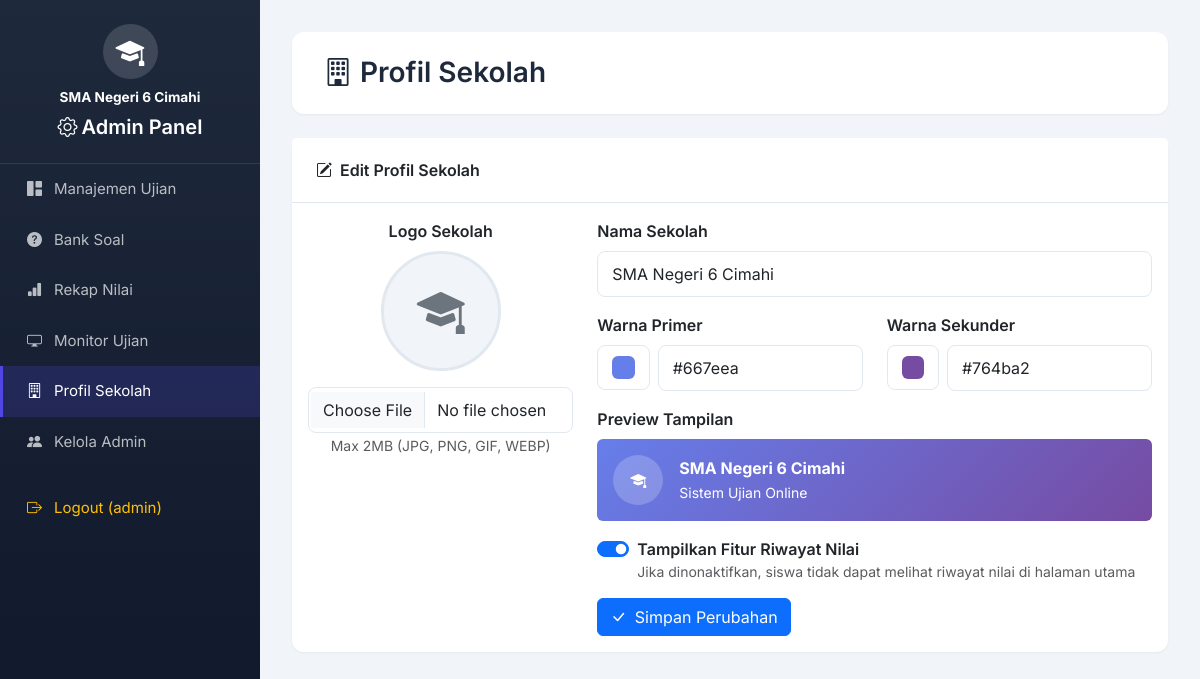
The app's page /admin/profil_sekolah.php (signed in) with its own data.
### tables this page shows
CREATE TABLE `konfigurasi_sekolah` (
  `id` int NOT NULL AUTO_INCREMENT,
  `nama_sekolah` varchar(255) NOT NULL DEFAULT 'SMA Negeri 6 Cimahi',
  `logo` varchar(255) DEFAULT NULL,
  `warna_primer` varchar(20) DEFAULT '#667eea',
  `warna_sekunder` varchar(20) DEFAULT '#764ba2',
  `tampilkan_riwayat` enum('ya','tidak') DEFAULT 'ya',
  `created_at` timestamp NULL DEFAULT CURRENT_TIMESTAMP,
  `updated_at` timestamp NULL DEFAULT CURRENT_TIMESTAMP ON UPDATE CURRENT_TIMESTAMP,
  PRIMARY KEY (`id`)
);

### config/init_sekolah.php (called while the page is built, shortened)
<?php
$konfigurasi_cache = null;
function getKonfigurasiSekolah($conn) {
    global $konfigurasi_cache;
    if ($konfigurasi_cache !== null) {
        return $konfigurasi_cache;
    }
    $result = $conn->query("SELECT * FROM konfigurasi_sekolah LIMIT 1");
    $konfigurasi_cache = $result->fetch_assoc();
    return $konfigurasi_cache;
}
?>

### admin/profil_sekolah.php (the view, shortened to what this page needs)
<?php
require_once '../config/init_sekolah.php';
$sekolah = getKonfigurasiSekolah($conn);
$sekolah = getKonfigurasiSekolah($conn);
?>
<!DOCTYPE html>
<html lang="id">
<head>
    <link href="../vendor/bootstrap/bootstrap.min.css" rel="stylesheet">
    <link rel="stylesheet" href="../vendor/bootstrap-icons/bootstrap-icons.min.css">
    <link href="../vendor/fonts/inter.css" rel="stylesheet">
<body>
    <div class="sidebar" id="sidebar">
        <div class="sidebar-brand">
            <div class="school-logo">
                <i class="bi bi-mortarboard-fill" style="font-size: 1.8rem;"></i>
            </div>
            <div class="text-white fw-bold" style="font-size: 0.85rem;"><?= htmlspecialchars($sekolah['nama_sekolah']) ?></div>
            <h5 class="mt-2"><i class="bi bi-gear me-1"></i>Admin Panel</h5>
        </div>
        <div class="sidebar-menu">
            <a href="index.php"><i class="bi bi-grid-1x2-fill"></i> Manajemen Ujian</a>
            <a href="tambah_soal.php"><i class="bi bi-question-circle-fill"></i> Bank Soal</a>
            <a href="rekap_nilai.php"><i class="bi bi-bar-chart-fill"></i> Rekap Nilai</a>
            <a href="monitor_ujian.php"><i class="bi bi-display"></i> Monitor Ujian</a>
            <a href="profil_sekolah.php" class="active"><i class="bi bi-building"></i> Profil Sekolah</a>
            <?php if (isset($_SESSION['admin_role']) && $_SESSION['admin_role'] === 'super_admin'): ?>
            <a href="manage_users.php"><i class="bi bi-people-fill"></i> Kelola Admin</a>
            <?php endif; ?>
            <a href="logout.php" class="text-warning mt-3"><i class="bi bi-box-arrow-right"></i> Logout (<?= htmlspecialchars($_SESSION['admin_username']) ?>)</a>
        </div>
    </div>
    <div class="main-content">
        <div class="page-header animate-fade-in">
            <h3><i class="bi bi-building me-2"></i>Profil Sekolah</h3>
        </div>
        <div class="card animate-fade-in">
            <div class="card-header">
                <i class="bi bi-pencil-square me-2"></i>Edit Profil Sekolah
            </div>
            <div class="card-body">
                <form method="POST" enctype="multipart/form-data">
                    <div class="row">
                        <div class="col-md-4 text-center mb-4">
                            <label class="form-label fw-semibold">Logo Sekolah</label>
                            <div class="logo-preview mb-3">
                                <?php if ($sekolah['logo'] && file_exists('../uploads/' . $sekolah['logo'])): ?>
                                    <img src="../uploads/<?= $sekolah['logo'] ?>" alt="Logo">
                                <?php else: ?>
                                    <i class="bi bi-mortarboard-fill text-secondary" style="font-size: 3rem;"></i>
                                <?php endif; ?>
                            </div>
                            <input type="file" name="logo" class="form-control" accept="image/*">
                            <small class="text-muted">Max 2MB (JPG, PNG, GIF, WEBP)</small>
                        </div>
                        <div class="col-md-8">
                            <div class="mb-3">
                                <label class="form-label fw-semibold">Nama Sekolah</label>
                                <input type="text" name="nama_sekolah" class="form-control"
                                       value="<?= htmlspecialchars($sekolah['nama_sekolah']) ?>" required>
                            </div>
                            <div class="row">
                                <div class="col-md-6 mb-3">
                                    <label class="form-label fw-semibold">Warna Primer</label>
                                    <div class="d-flex align-items-center gap-2">
                                        <input type="color" name="warna_primer" class="form-control form-control-color"
                                               value="<?= $sekolah['warna_primer'] ?>" style="width: 60px; height: 45px;">
                                        <input type="text" class="form-control" value="<?= $sekolah['warna_primer'] ?>"
                                               id="warnaPrimerValue" readonly>
                                    </div>
                                </div>
                                <div class="col-md-6 mb-3">
                                    <label class="form-label fw-semibold">Warna Sekunder</label>
                                    <div class="d-flex align-items-center gap-2">
                                        <input type="color" name="warna_sekunder" class="form-control form-control-color"
                                               value="<?= $sekolah['warna_sekunder'] ?>" style="width: 60px; height: 45px;">
                                        <input type="text" class="form-control" value="<?= $sekolah['warna_sekunder'] ?>"
                                               id="warnaSekunderValue" readonly>
                                    </div>
                                </div>
                            </div>
                            <div class="mb-3">
                                <label class="form-label fw-semibold">Preview Tampilan</label>
                                <div class="p-3 rounded" style="background: linear-gradient(135deg, <?= $sekolah['warna_primer'] ?> 0%, <?= $sekolah['warna_sekunder'] ?> 100%);">
                                    <div class="d-flex align-items-center gap-3 text-white">
                                        <div style="width: 50px; height: 50px; background: rgba(255,255,255,0.2); border-radius: 50%; display: flex; align-items: center; justify-content: center;">
                                            <i class="bi bi-mortarboard-fill"></i>
                                        </div>
                                        <div>
                                            <div class="fw-bold"><?= htmlspecialchars($sekolah['nama_sekolah']) ?></div>
                                            <small>Sistem Ujian Online</small>
                                        </div>
                                    </div>
                                </div>
                            </div>
                            <div class="mb-3 form-check form-switch">
                                <input class="form-check-input" type="checkbox" role="switch" name="tampilkan_riwayat"
                                       id="tampilkanRiwayat" <?= ($sekolah['tampilkan_riwayat'] ?? 'ya') === 'ya' ? 'checked' : '' ?>>
                                <label class="form-check-label fw-semibold" for="tampilkanRiwayat">
                                    Tampilkan Fitur Riwayat Nilai
                                </label>
                                <div class="text-muted small">Jika dinonaktifkan, siswa tidak dapat melihat riwayat nilai di halaman utama</div>
                            </div>
                            <button type="submit" name="simpan_profil" class="btn btn-primary">
                                <i class="bi bi-check-lg me-1"></i> Simpan Perubahan
                            </button>
                        </div>
                    </div>
                </form>
            </div>
        </div>
    </div>
</body>
</html>

### admin/profil_sekolah.php (style rules this page uses)
:root { --primary: #4f46e5; --primary-hover: #4338ca; --secondary: #64748b; --success: #10b981; --danger: #ef4444; --dark: #1e293b; --light: #f8fafc; --border: #e2e8f0; --sidebar-width: 260px; }
* { font-family: 'Inter', sans-serif; }
body { background-color: #f1f5f9; min-height: 100vh; }
.sidebar { width: var(--sidebar-width); min-height: 100vh; background: linear-gradient(180deg, #1e293b 0%, #0f172a 100%); position: fixed; left: 0; top: 0; z-index: 1000; }
.sidebar-brand { padding: 1.5rem; border-bottom: 1px solid rgba(255,255,255,0.1); text-align: center; }
.sidebar-brand h5 { color: #fff; font-weight: 600; margin: 0; }
.school-logo { width: 55px; height: 55px; background: rgba(255,255,255,0.15); border-radius: 50%; display: inline-flex; align-items: center; justify-content: center; color: #fff; margin-bottom: 8px; }
.sidebar a { color: rgba(255,255,255,0.7); text-decoration: none; padding: 0.875rem 1.5rem; display: flex; align-items: center; gap: 0.75rem; transition: all 0.2s ease; border-left: 3px solid transparent; font-size: 0.9375rem; }
.sidebar a.active { background: rgba(79, 70, 229, 0.2); color: #fff; border-left-color: var(--primary); }
.main-content { margin-left: var(--sidebar-width); padding: 2rem; transition: margin-left 0.3s ease; }
.page-header { background: #fff; border-radius: 12px; padding: 1.5rem 2rem; margin-bottom: 1.5rem; box-shadow: 0 1px 3px rgba(0,0,0,0.05); }
.page-header h3 { margin: 0; font-weight: 600; color: var(--dark); }
.card { border: none; border-radius: 12px; box-shadow: 0 1px 3px rgba(0,0,0,0.05); }
.card-header { background: #fff; border-bottom: 1px solid var(--border); padding: 1.25rem 1.5rem; font-weight: 600; }
.form-control, .form-select { border: 1px solid var(--border); border-radius: 8px; padding: 0.625rem 0.875rem; }
.logo-preview { width: 120px; height: 120px; border-radius: 50%; background: #f1f5f9; display: flex; align-items: center; justify-content: center; margin: 0 auto; overflow: hidden; border: 3px solid var(--border); }
.animate-fade-in { animation: fadeIn 0.3s ease; }

### records on screen
konfigurasi_sekolah: nama_sekolah "SMA Negeri 6 Cimahi", warna_primer "#667eea", warna_sekunder "#764ba2", tampilkan_riwayat "☑"

### other values on screen
$_SESSION['admin_username'] "admin"
